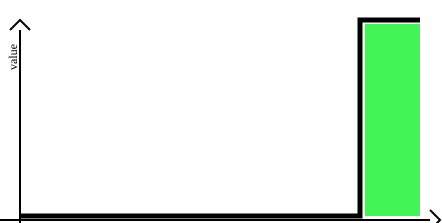

Here is the Python script that generated this plot:
#!/usr/bin/env python
import svgwrite


width = 440
height = 240


line = svgwrite.shapes.Polyline( fill='white', stroke='black', stroke_width=5 )
line.points.append( (20,       height-24) )
line.points.append( (width-80, height-24) )
line.points.append( (width-80, 20) )
line.points.append( (width-20, 20) )

box = svgwrite.shapes.Rect( insert=(width-75, 24), size=(55, height-48), fill=svgwrite.rgb(66, 244, 86))

x_coord = svgwrite.shapes.Line(
    start = (0, height-20),
    end   = (width, height-20),
    fill  = 'white',
    stroke='black',
    stroke_width=2,
)
x_arrow = svgwrite.shapes.Polyline( fill='white', stroke='black', stroke_width=2 )
x_arrow.points.append( (width-10, height-10) )
x_arrow.points.append( (width, height-20) )
x_arrow.points.append( (width-10, height-30) )

x_text = svgwrite.text.Text("time", insert=(width-50, height-8))


y_coord = svgwrite.shapes.Line(
    start = (20, height),
    end   = (20, 20),
    fill  = 'white',
    stroke='black',
    stroke_width=2,
)
y_arrow = svgwrite.shapes.Polyline( fill='white', stroke='black', stroke_width=2 )
y_arrow.points.append( (10, 30) )
y_arrow.points.append( (20, 20) )
y_arrow.points.append( (30, 30) )

y_text = svgwrite.text.Text("value", insert=(17, 70), transform="translate(0) rotate(-90, 17, 70)")

dwg = svgwrite.Drawing(width=width, height=height)
dwg.add( x_coord )
dwg.add( x_arrow )
dwg.add( x_text )

dwg.add( y_coord )
dwg.add( y_arrow )
dwg.add( y_text )

dwg.add( line ) 
dwg.add( box )


with open("steps.svg", "w") as fh:
    fh.write(dwg.tostring())
